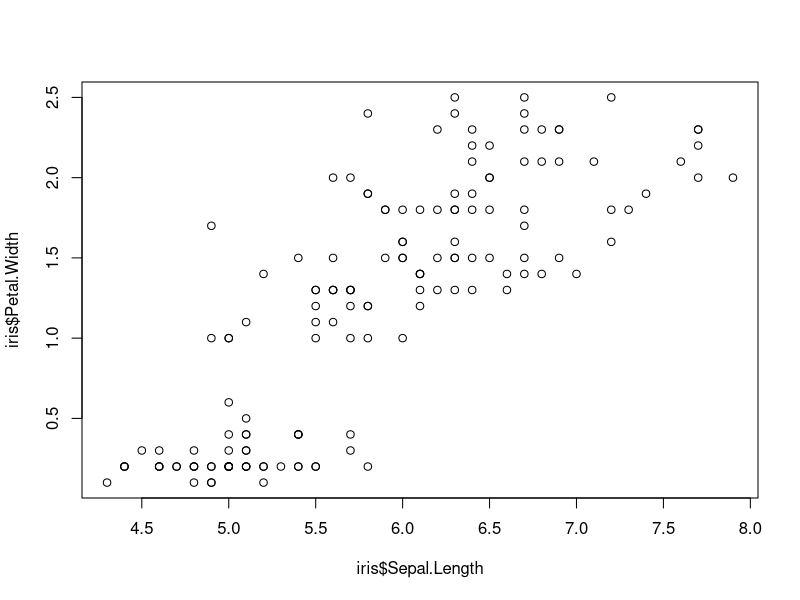
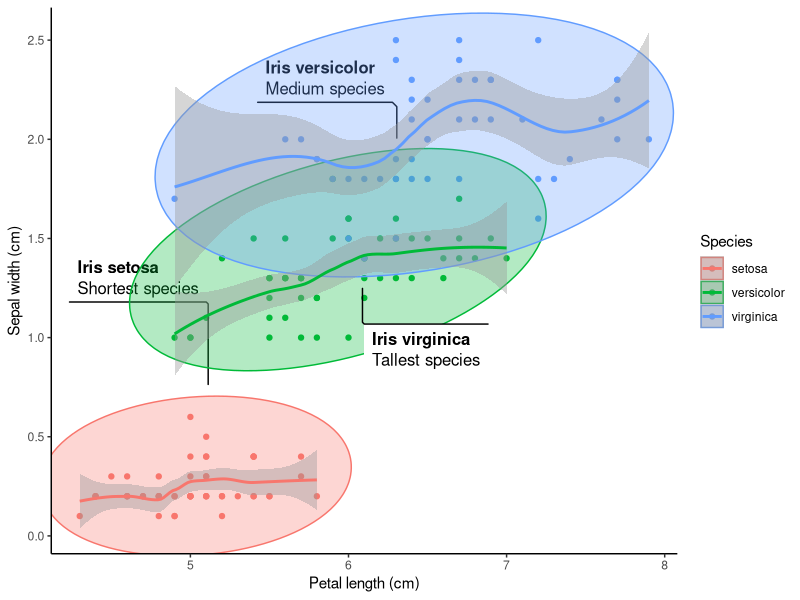
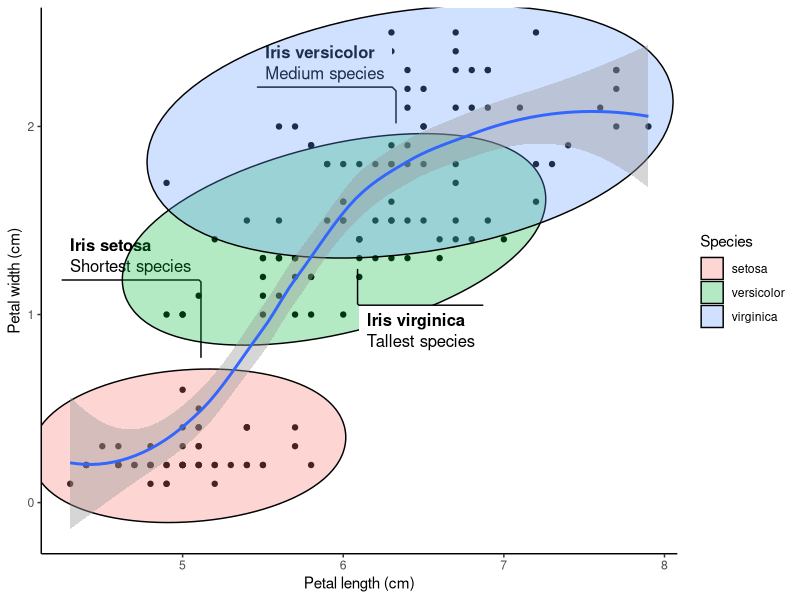
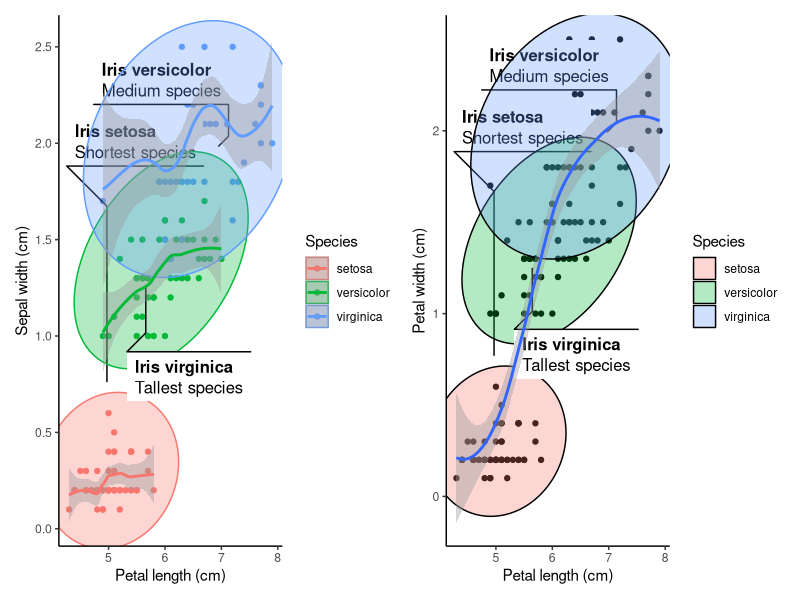
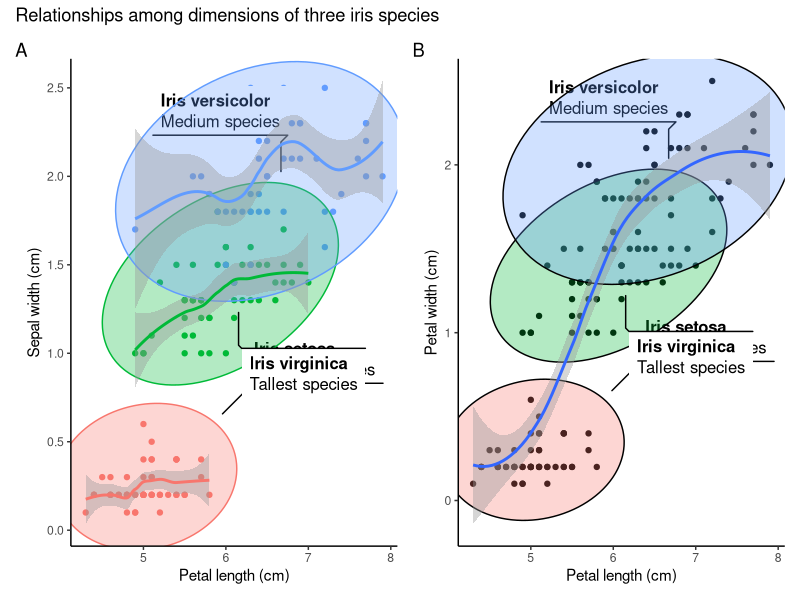
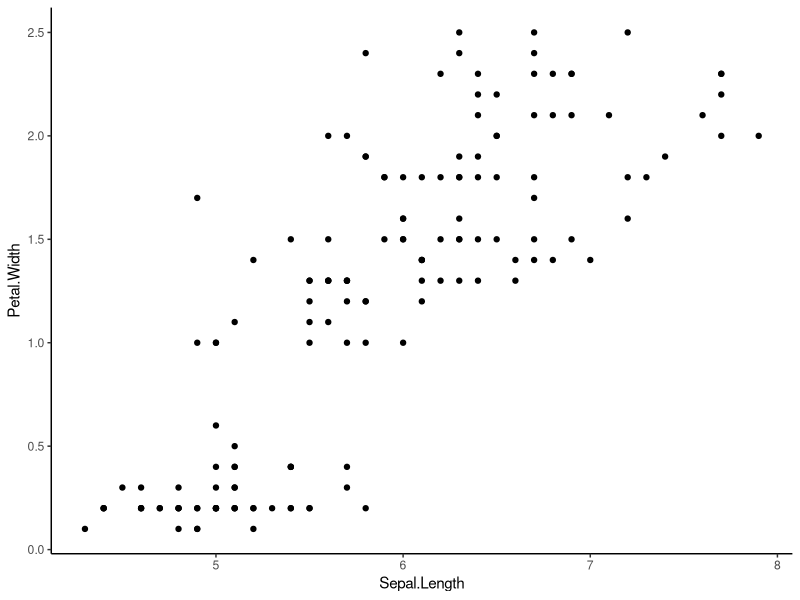
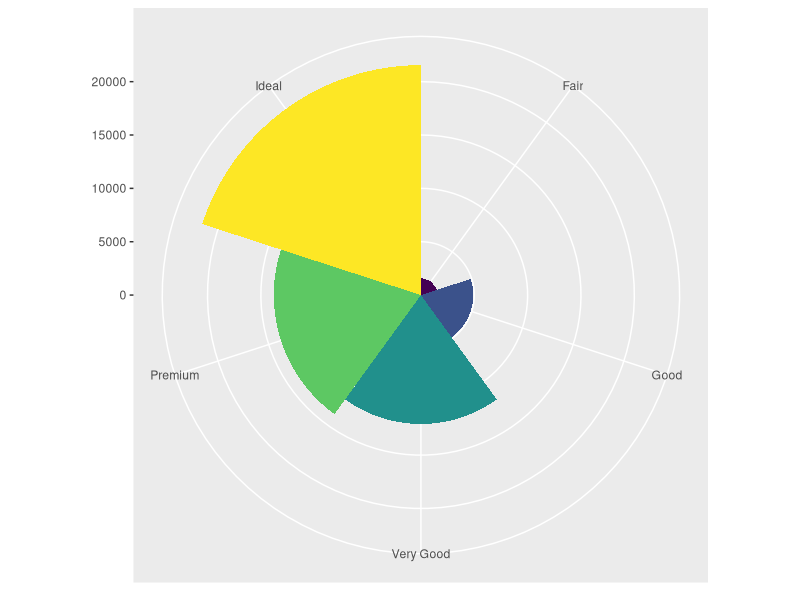
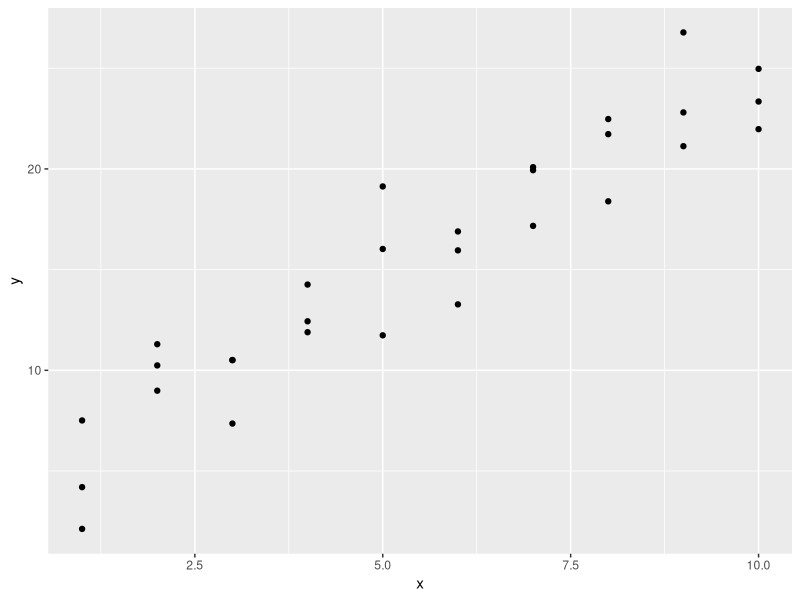

These charts were generated, in order, by the following R code:
# IRIS PLOT ----

# I will use three packages in this plotting exercise

# Install them in case you still don't have them already

# install.packages("patchwork")
# install.packages("ggforce")
# install.packages("ggplot2")

# Let me load the packages using library() function.

library(modelr)
library(patchwork)
library(ggforce)
library(ggplot2)
library(tidyverse)

str(iris) # Checking the structure of the dataset. Returned in Console.


plot(iris$Sepal.Length, iris$Petal.Width) # Basic plot within the R base.

# Creating the first plot of the iris data.

separate_smooth <- ggplot(data = iris,    # Specifying the data to be plotted.
       mapping = aes(x = Sepal.Length,    # Stating the axes data.
                     y = Petal.Width,
                     color = Species)) +  # Ensuring points are colored by spp.
  geom_point() +                          # Deciding the plotting geometry.
  labs(x = "Petal length (cm)",           # Specifying the axes labels.
       y = "Sepal width (cm)") +
  geom_mark_ellipse(aes(fill = Species,   # Adding ellipses for the spps.
                        filter = Species == "setosa",
                        label = "Iris setosa",
                        description = "Shortest species")) +
  geom_mark_ellipse(aes(fill = Species,
                        filter = Species == "versicolor",
                        label = "Iris versicolor",
                        description = "Medium species")) +
  geom_mark_ellipse(aes(fill = Species,
                        filter = Species == "virginica",
                        label = "Iris virginica",
                        description = "Tallest species")) +
  theme_classic() +                      # Having publication ready background.
  geom_smooth() # Adding smooth line around 95% level on the plot.

separate_smooth # Generates the plot output of the dataset 

# In the above plot, having color within the aes() breakes the data into 
# species-wise groups. Meaning each species group will be smoothed separately.

uniform_smooth <- ggplot(data = iris,
                         mapping = aes(x = Sepal.Length,
                                       y = Petal.Width)) + # Note no color here.
  geom_point() +
  labs(x = "Petal length (cm)",
       y = "Petal width (cm)") +
  geom_mark_ellipse(aes(fill = Species,
                        filter = Species == "setosa",
                        label = "Iris setosa",
                        description = "Shortest species")) +
  geom_mark_ellipse(aes(fill = Species,
                        filter = Species == "versicolor",
                        label = "Iris versicolor",
                        description = "Medium species")) +
  geom_mark_ellipse(aes(fill = Species,
                        filter = Species == "virginica",
                        label = "Iris virginica",
                        description = "Tallest species")) +
  theme_classic() +
  geom_smooth()

uniform_smooth # This is looking cool!

# Avoiding the color parameter in the aes() ensures all species are considered
# together in the subsequent layers arguments. No grouping by species.

# Patchwork package allows for addition of two plots by their object names.
# The addition is so simple, just relying on the plus (+) operator.

combined_plots <- separate_smooth + uniform_smooth # Adding plots.

combined_plots # Even cooler than I thought!
# Now I want to give the plots title and tags or labels to identify them

combined_plots_labeled <- combined_plots +
  plot_annotation(
    title = "Relationships among dimensions of three iris species", # Title of both plots.
    tag_levels = "A" # Indicates that the plots will be labelled A, B, C etc.
  ) # This makes the first plot to be A and the next to be B. Checking on 
# documentation will help know more arguments in this function.

# Now I want to remove the legends since the species labels are visible

combined_plots_labeled_no_legend <- combined_plots_labeled &
  theme(legend.position = "none") # Removes legends from the plots. I do not 
# need the legends since the species are labeled in the plots.

combined_plots_labeled_no_legend # This will print out the final product.

# Showing that in ggplot2 we can use & instead of plus (+)
library(ggplot2)
attach(iris)

ggplot(data = iris, mapping = aes(x = Sepal.Length, y = Petal.Width)) +
  geom_point() +
  theme_classic()
head(iris)

# I think it has taken me a long time to know this.
# I used ggplot2:: so that I can be sure that the & is supported by ggplot2 and 
# not any other loaded packages such ggforce and patchwork.

ggplot(data = diamonds) +
  geom_bar(mapping = aes(x = cut, fill = cut), show.legend = FALSE, width = 1) +
  theme(aspect.ratio = 1) +
  labs(x = NULL, y = NULL) +
  coord_polar() # coord_flip() can also work well with the data depending on need.
  
# Cool/crazy plot with modelr package.

library(modelr)
options(na.action = na.warn)

ggplot(data = sim1, mapping = aes(x = x, y = y)) +
  geom_point() # There is some visible correlation between the variables

models <- tibble(
  a1 = runif(250, -20, 40),
  a2 = runif(250, -5, 5)
)

ggplot(data = sim1, mapping = aes(x = x, y =y)) +
  geom_abline(mapping = aes(intercept = a1, slope = a2),
              data = models, alpha = 1/4) +
  geom_point(col = 'purple', pch = 18, size = 5) +
  labs(x = 'The x-axis', y = 'The y-axis', title = 'Crazy model in deed') +
  theme_classic()
